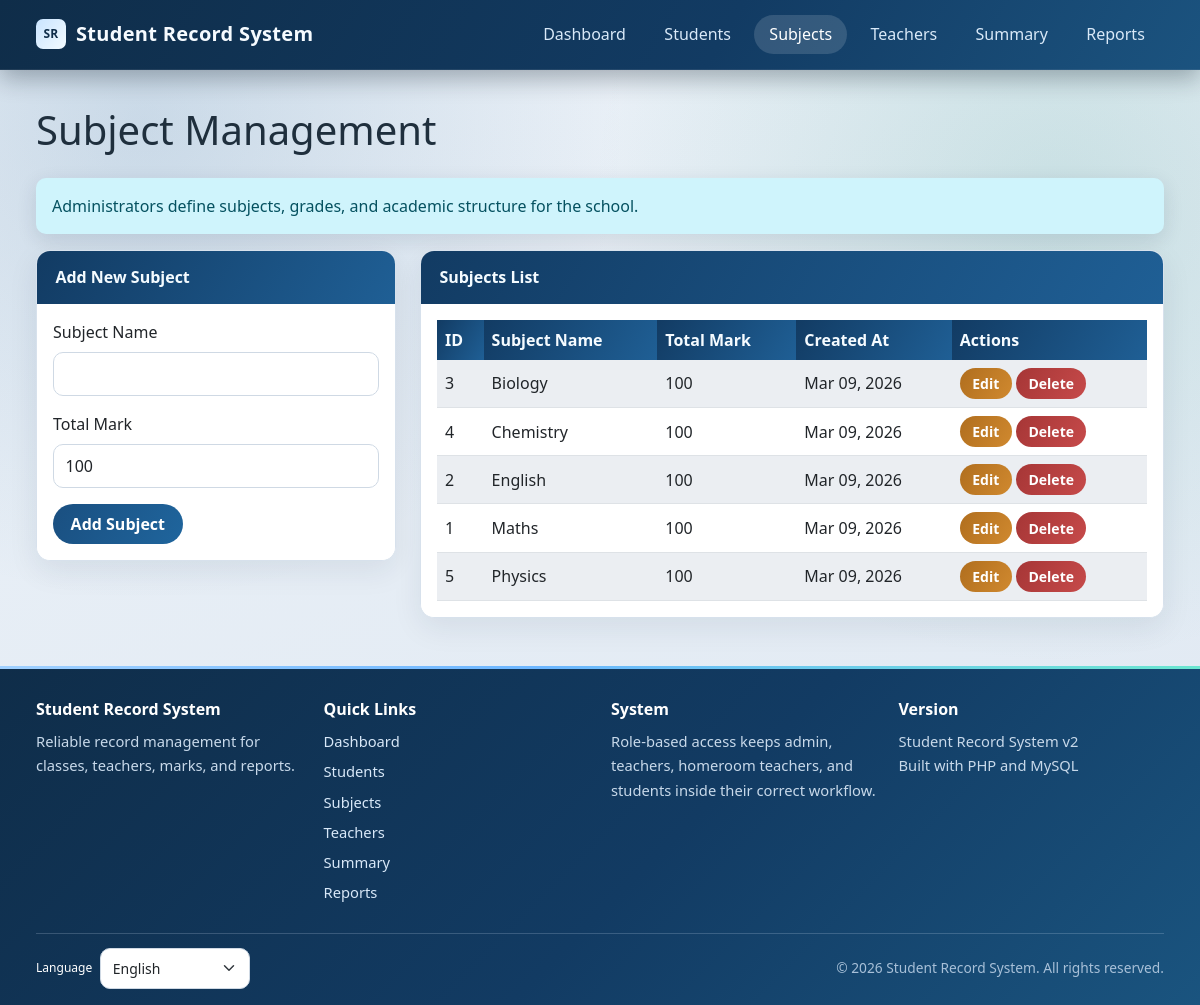
Page /pages/subjects.php (signed in) on the committed database.
### tables this page shows
CREATE TABLE IF NOT EXISTS subjects (
    subject_id INT AUTO_INCREMENT PRIMARY KEY,
    subject_name VARCHAR(100) NOT NULL,
    total_mark INT NOT NULL DEFAULT 100,
    created_at TIMESTAMP DEFAULT CURRENT_TIMESTAMP
);

### auth/auth_helper.php (called while the page is built, shortened)
<?php
require_once __DIR__ . '/../config/localization.php';
function hasRole($role) {
    return isset($_SESSION['role']) && $_SESSION['role'] === $role;
}
function isAdmin() {
    return hasRole('admin');
}
function isTeacher() {
    return hasRole('teacher');
}
function isStudent() {
    return hasRole('student');
}
function canViewStudentDirectory() {
    return isAdmin() || isTeacher();
}
function canAccessStudentRecords() {
    return canViewStudentDirectory();
}
function canManageSubjects() {
    return isAdmin();
}
function canViewOwnAcademicRecords() {
    return isStudent();
}
function canGenerateSchoolReports() {
    return isAdmin();
}
function canCompileFinalResults() {
    return isAdmin() || isHomeroomTeacher();
}
function canGenerateStudentReports() {
    return canGenerateSchoolReports() || isHomeroomTeacher();
}
function canViewStudentReports() {
    return canGenerateStudentReports() || canViewOwnAcademicRecords();
}
function canAccessSummary() {
    return canCompileFinalResults();
}
function getCsrfToken() {
    return $_SESSION['csrf_token'];
}
?>

### pages/subjects.php (the view, shortened to what this page needs)
<?php
require_once '../auth/auth_helper.php';
$db = new Database();
$conn = $db->getConnection();
$is_admin = canManageSubjects();
$is_teacher = hasRole('teacher');
$session_teacher_id = $is_teacher ? (int)($_SESSION['teacher_id'] ?? 0) : 0;
$edit_subject = null;
if ($is_admin) {
    $subjects = $conn->query('SELECT * FROM subjects ORDER BY subject_name');
} else {
    $subjects = $conn->query("SELECT s.*
                              FROM subjects s
                              INNER JOIN teacher_subjects ts ON ts.subject_id = s.subject_id
                              WHERE ts.teacher_id = $session_teacher_id
                              ORDER BY s.subject_name");
}
$page_title = $is_admin ? 'Subject Management' : (isHomeroomTeacher() ? 'Homeroom Subject Assignments' : 'My Subject Assignments');
$info_message = $is_admin
    ? 'Administrators define subjects, grades, and academic structure for the school.'
    : 'You can review only the subjects assigned to your teacher account. Only admin can add, update, or delete subject definitions.';
$csrf_token = urlencode(getCsrfToken());
?>
<!DOCTYPE html>
<html lang="<?php echo htmlspecialchars(currentLanguageTag(), ENT_QUOTES, 'UTF-8'); ?>">
<head>
    <link href="https://cdn.jsdelivr.net/npm/bootstrap@5.3.0/dist/css/bootstrap.min.css" rel="stylesheet">
    <link href="../assets/style.css" rel="stylesheet">
</head>
<body>
    <nav class="navbar navbar-expand-lg navbar-dark bg-dark">
        <div class="container">
            <a class="navbar-brand" href="../index.php"><?php echo htmlspecialchars(t('Student Record System'), ENT_QUOTES, 'UTF-8'); ?></a>
            <div class="collapse navbar-collapse" id="navbarNav">
                <ul class="navbar-nav ms-auto">
                    <li class="nav-item">
                        <a class="nav-link" href="../index.php"><?php echo htmlspecialchars(t('Dashboard'), ENT_QUOTES, 'UTF-8'); ?></a>
                    </li>
                    <?php if (canAccessStudentRecords()): ?>
                    <li class="nav-item">
                        <a class="nav-link" href="students.php"><?php echo htmlspecialchars(t('Students'), ENT_QUOTES, 'UTF-8'); ?></a>
                    </li>
                    <?php endif; ?>
                    <li class="nav-item">
                        <a class="nav-link active" href="subjects.php"><?php echo htmlspecialchars(t('Subjects'), ENT_QUOTES, 'UTF-8'); ?></a>
                    </li>
                    <?php if (hasRole('admin')): ?>
                    <li class="nav-item">
                        <a class="nav-link" href="teachers.php"><?php echo htmlspecialchars(t('Teachers'), ENT_QUOTES, 'UTF-8'); ?></a>
                    </li>
                    <?php endif; ?>
                    <?php if (canAccessSummary()): ?>
                    <li class="nav-item">
                        <a class="nav-link" href="summary.php"><?php echo htmlspecialchars(t('Summary'), ENT_QUOTES, 'UTF-8'); ?></a>
                    </li>
                    <?php endif; ?>
                    <?php if (canViewStudentReports()): ?>
                    <li class="nav-item">
                        <a class="nav-link" href="report.php"><?php echo htmlspecialchars(t('Reports'), ENT_QUOTES, 'UTF-8'); ?></a>
                    </li>
                    <?php endif; ?>
                </ul>
            </div>
        </div>
    </nav>
    <div class="container mt-4">
        <div class="row">
            <div class="col-12">
                <h1 class="mb-4"><?php echo htmlspecialchars($page_title, ENT_QUOTES, 'UTF-8'); ?></h1>
            </div>
        </div>
        <?php if ($info_message): ?>
            <div class="alert alert-info" role="alert">
                <?php echo htmlspecialchars($info_message, ENT_QUOTES, 'UTF-8'); ?>
            </div>
        <?php endif; ?>
        <div class="row">
            <?php if ($is_admin): ?>
            <div class="col-md-4">
                <div class="card">
                    <div class="card-header">
                        <?php echo $edit_subject ? 'Edit Subject' : 'Add New Subject'; ?>
                    </div>
                    <div class="card-body">
                        <form method="POST">
                            <div class="mb-3">
                                <label for="subject_name" class="form-label">Subject Name</label>
                                <input type="text" class="form-control" id="subject_name" name="subject_name"
                                       value="<?php echo $edit_subject ? htmlspecialchars($edit_subject['subject_name'], ENT_QUOTES, 'UTF-8') : ''; ?>" required>
                            </div>
                            <div class="mb-3">
                                <label for="total_mark" class="form-label">Total Mark</label>
                                <input type="number" class="form-control" id="total_mark" name="total_mark"
                                       value="<?php echo $edit_subject ? (int)$edit_subject['total_mark'] : 100; ?>"
                                       min="1" max="100" required>
                            </div>
                            <button type="submit" class="btn btn-primary" name="<?php echo $edit_subject ? 'edit_subject' : 'add_subject'; ?>">
                                <?php echo $edit_subject ? 'Update Subject' : 'Add Subject'; ?>
                            </button>
                        </form>
                    </div>
                </div>
            </div>
            <?php endif; ?>
            <div class="<?php echo $is_admin ? 'col-md-8' : 'col-12'; ?>">
                <div class="card">
                    <div class="card-header">
                        <?php echo $is_admin ? 'Subjects List' : 'Assigned Subjects'; ?>
                    </div>
                    <div class="card-body">
                        <div class="table-responsive">
                            <table class="table table-striped">
                                <thead>
                                    <tr>
                                        <th>ID</th>
                                        <th>Subject Name</th>
                                        <th>Total Mark</th>
                                        <th>Created At</th>
                                        <?php if ($is_admin): ?>
                                        <th>Actions</th>
                                        <?php endif; ?>
                                    </tr>
                                </thead>
                                <tbody>
                                    <?php if ($subjects && $subjects->num_rows > 0): ?>
                                        <?php while ($subject = $subjects->fetch_assoc()): ?>
                                            <tr>
                                                <td><?php echo (int)$subject['subject_id']; ?></td>
                                                <td><?php echo htmlspecialchars($subject['subject_name'], ENT_QUOTES, 'UTF-8'); ?></td>
                                                <td><?php echo (int)$subject['total_mark']; ?></td>
                                                <td><?php echo date('M d, Y', strtotime($subject['created_at'])); ?></td>
                                                <?php if ($is_admin): ?>
                                                <td>
                                                    <a href="subjects.php?edit=<?php echo (int)$subject['subject_id']; ?>"
                                                       class="btn btn-sm btn-warning">Edit</a>
                                                    <a href="subjects.php?delete=<?php echo (int)$subject['subject_id']; ?>&csrf_token=<?php echo $csrf_token; ?>"
                                                       class="btn btn-sm btn-danger"
                                                       onclick="return confirm('Are you sure you want to delete this subject? This will also delete all related marks.')">Delete</a>
                                                </td>
                                                <?php endif; ?>
                                            </tr>
                                        <?php endwhile; ?>
                                    <?php endif; ?>
                                </tbody>
                            </table>
                        </div>
                    </div>
                </div>
            </div>
        </div>
    </div>
    <?php
    include __DIR__ . '/../includes/footer.php';
    ?>
</body>
</html>

### rows in the picture
subjects: subject_id "3", subject_name "Biology", total_mark "100", created_at "Mar 09, 2026"
subjects: subject_id "4", subject_name "Chemistry", total_mark "100", created_at "Mar 09, 2026"
subjects: subject_id "2", subject_name "English", total_mark "100", created_at "Mar 09, 2026"
subjects: subject_id "1", subject_name "Maths", total_mark "100", created_at "Mar 09, 2026"
subjects: subject_id "5", subject_name "Physics", total_mark "100", created_at "Mar 09, 2026"

### other values in the picture
t('Student Record System') "Student Record System"
t('Dashboard') "Dashboard"
t('Students') "Students"
t('Subjects') "Subjects"
t('Teachers') "Teachers"
t('Summary') "Summary"
t('Reports') "Reports"
$page_title "Subject Management"
$info_message "Administrators define subjects, grades, and academic structure for the school."
t('Quick Links') "Quick Links"
t('System') "System"
t('Version') "Version"
t('Built with PHP and MySQL') "Built with PHP and MySQL"
t('Language') "Language"
t('All rights reserved.') "All rights reserved."
